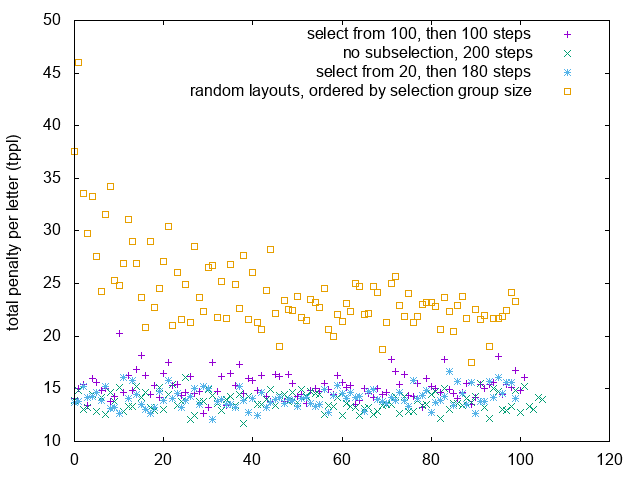

Write the gnuplot code that produced this figure.
# first run ./evolution-from-subset.sh
plot "with" title "select from 100, then 100 steps", "without" title "no subselection, 200 steps", "with20" title "select from 20, then 180 steps", "random" title "random layouts, ordered by selection group size"
set yaxis "total penalty per letter (tppl)"
set ylabel "total penalty per letter (tppl)"
set term png
set output evolution-from-subset.png
set output "evolution-from-subset.png"
set term x11
replot
